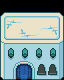

This is a level from a 2D game, rendered from its Tiled map with the project's own tilesets. A one-line summary and the map file follow, with tile-layer data summarised:
An orthogonal 4x5 tile map with 16x16 px tiles, 3 tile layers (OnGrass, Collisions, WalkBehind) and 1 object (teleport on push).

<map version="1.10" tiledversion="1.11.0" orientation="orthogonal" renderorder="right-down" compressionlevel="6" width="4" height="5" tilewidth="16" tileheight="16" infinite="0" nextlayerid="5" nextobjectid="10">
 <tileset firstgid="1" source="../../../tileset/desert-1-h150.tsx" />
 <layer id="4" name="OnGrass" width="4" height="5">
  <data>[20 cells, 11 non-empty, 8 distinct tile ids]</data>
 </layer>
 <layer id="1" name="Collisions" width="4" height="5">
  <data>[20 cells, 16 non-empty, 16 distinct tile ids]</data>
 </layer>
 <layer id="2" name="WalkBehind" width="4" height="5">
  <data>[20 cells, 8 non-empty, 6 distinct tile ids]</data>
 </layer>
 <objectgroup name="Moving">
  <object id="9" type="teleport on push" x="32" y="80" width="16" height="16">
   <properties>
    <property name="map" value="floor-0" />
    <property name="x" value="3" />
    <property name="y" value="8" />
   </properties>
  </object>
 </objectgroup>
</map>
